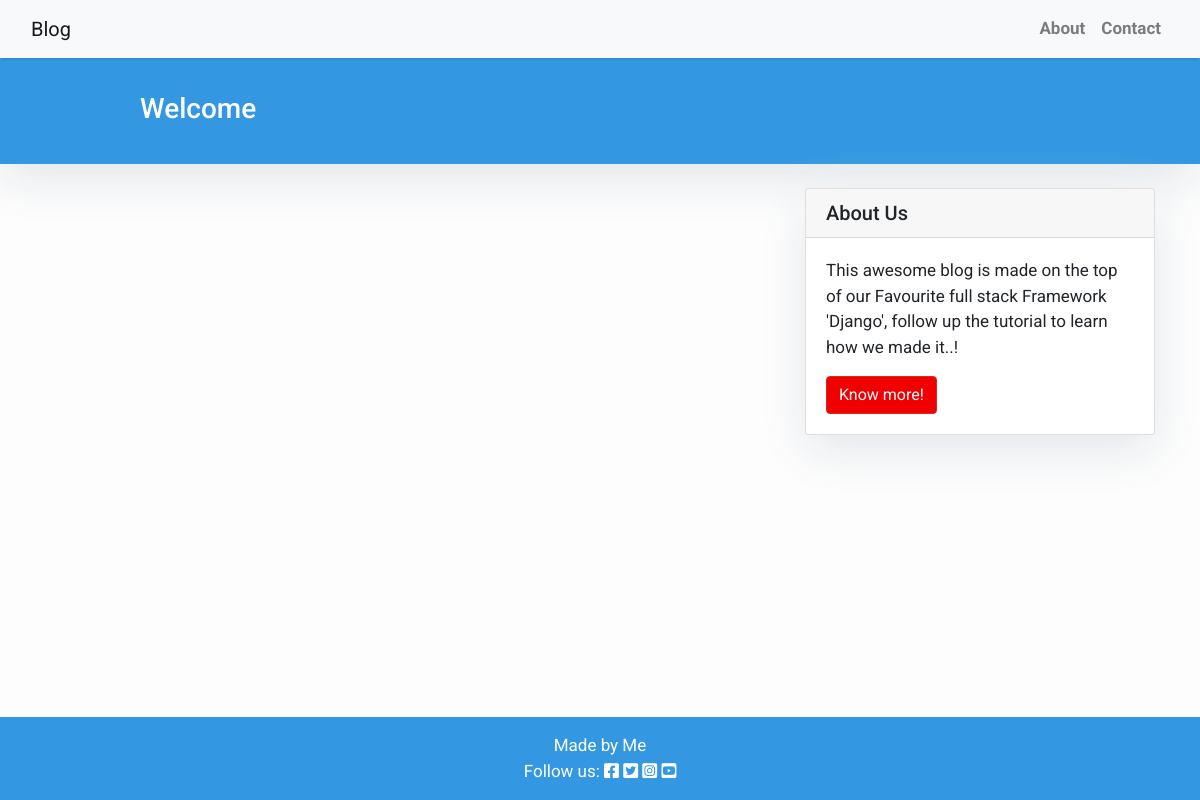
The app's page /, older data.
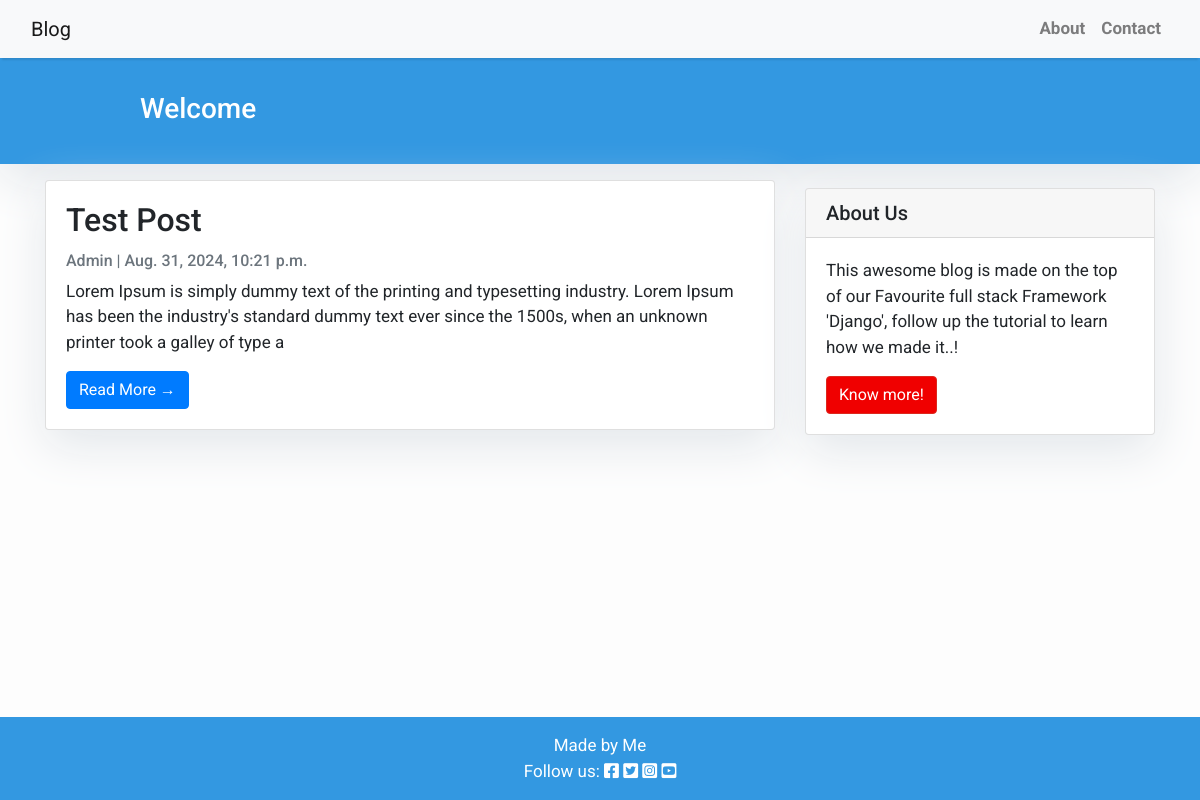
The same page, newer data.
### blog/models.py (models this page shows, shortened)
class Post(models.Model):
    title = models.CharField(max_length=200, unique=True)
    slug = models.SlugField(max_length=200, unique=True)
    author = models.ForeignKey(User, on_delete= models.CASCADE,related_name='blog_posts')
    updated_on = models.DateTimeField(auto_now= True)
    content = models.TextField()
    created_on = models.DateTimeField(auto_now_add=True)
    status = models.IntegerField(choices=STATUS, default=0)
    class Meta:
        ordering = ['-created_on']

### blog/views.py (the view)
# urls.py: path('', views.PostList.as_view(), name='home'),
class PostList(generic.ListView):
    queryset = Post.objects.filter(status=1).order_by('-created_on')
    template_name = "blog/index.html"

### blog/templates/blog/index.html (shortened to what this page needs)
{% extends "base.html" %}
{% block content %}
<header class="masthead">
    <div class="container">
        <div class="row">
            <div class=" col-md-8 col-md-10 mx-auto">
                <div class="site-heading">
                    <h3 class=" site-heading my-4 mt-3 text-white"> Welcome  </h3>
                </div>
            </div>
        </div>
    </div>
</header>
<div class="container">
    <div class="row">
        <div class="col-md-8 mt-3 left">
            {% for post in post_list %}
            <div class="card mb-4">
                <div class="card-body">
                    <h2 class="card-title">{{ post.title }}</h2>
                    <p class="card-text text-muted h6">{{ post.author }} | {{ post.created_on}} </p>
                    <p class="card-text">{{post.content|slice:":200" }}</p>
                    <a href="{% url 'post_detail' post.slug  %}" class="btn btn-primary">Read More &rarr;</a>
                </div>
            </div>
            {% endfor %}
        </div>
        {% block sidebar %} {% include 'sidebar.html' %} {% endblock sidebar %}
    </div>
</div>
{%endblock%}

### templates/base.html (shortened to what this page needs)
{% load static %}
<!DOCTYPE html>
<html>
    <head>
        <link rel="stylesheet" href="https://cdnjs.cloudflare.com/ajax/libs/font-awesome/5.15.3/css/all.min.css">
        <link rel="stylesheet" href="https://maxcdn.bootstrapcdn.com/bootstrap/4.0.0/css/bootstrap.min.css"
 />
        <link rel="stylesheet" href="{% static 'css/style.css' %}">
    </head>
    <body class="d-flex flex-column h-100 main-bg">
        <nav class="navbar navbar-expand-lg navbar-light bg-light shadow" id="mainNav">
            <div class="container-fluid">
                <a class="navbar-brand" href="{% url 'home' %}">Blog</a>
                <div class="collapse navbar-collapse" id="navbarResponsive">
                    <ul class="navbar-nav ml-auto">
                        <li class="nav-item text-black">
                            <a class="nav-link text-black font-weight-bold" href="#">About</a>
                        </li>
                        <li class="nav-item text-black">
                            <a class="nav-link text-black font-weight-bold" href="#">Contact</a>
                        </li>
                    </ul>
                </div>
            </div>
        </nav>
        <main class="flex-shrink-0 main-bg">
            {% block content %}{% endblock content %}
        </main>
        <footer class="footer mt-auto py-3 dark-bg">
        <p class="m-0 text-center text-white">Made by Me</p>
        <p class="m-0 text-center text-white">Follow us: <i class="fab fa-facebook-square ms-3"></i>
            <i class="fab fa-twitter-square ms-3"></i>
            <i class="fab fa-instagram-square ms-3"></i>
            <i class="fab fa-youtube-square ms-3"></i>
        </p>
    </footer>
    </body>
</html>

### templates/sidebar.html
{% block sidebar %}
<div class="col-md-4 float-right ">
<div class="card my-4">
        <h5 class="card-header">About Us</h5>
    <div class="card-body">
        <p class="card-text"> This awesome blog is made on the top of our Favourite full stack Framework 'Django', follow up the tutorial to learn how we made it..!</p>
        <a href="https://djangocentral.com/building-a-blog-application-with-django"
           class="btn btn-danger">Know more!</a>
    </div>
</div>
</div>
{% endblock sidebar %}

### static/css/style.css (style rules this page uses)
body { font-family: "Roboto", sans-serif; font-size: 17px; background-color: #fdfdfd; }
.shadow { box-shadow: 0 4px 2px -2px rgba(0, 0, 0, 0.1); }
.btn-danger { color: #fff; background-color: #f00000; border-color: #dc281e; }
.masthead { background: #3398E1; height: auto; padding-bottom: 15px; box-shadow: 0 16px 48px #E3E7EB; padding-top: 10px; }
.dark-bg { background-color: #3398E1; position: fixed; left: 0; bottom: 0; width: 100%; }
.card { box-shadow: 0 16px 48px #E3E7EB; }

Row changes from the older to the newer data that the page shows:
added Post: title "Test Post", author "Admin", created_on "Aug. 31, 2024, 10:21 p.m.", content "Lorem Ipsum is simply dummy text of the printing and typesetting industry. Lorem Ipsum has been the industry's standard dummy text ever since the 1500s, when an unknown printer took a galley of type a"
